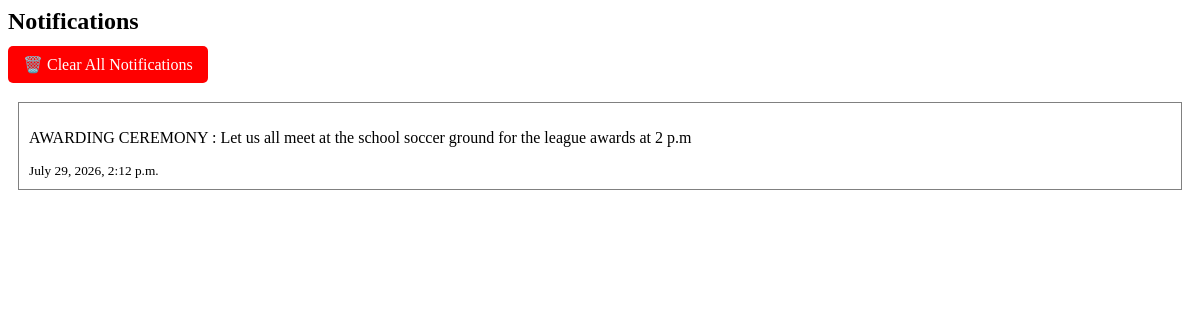
Page /notifications/ (signed in) on the earlier database version.
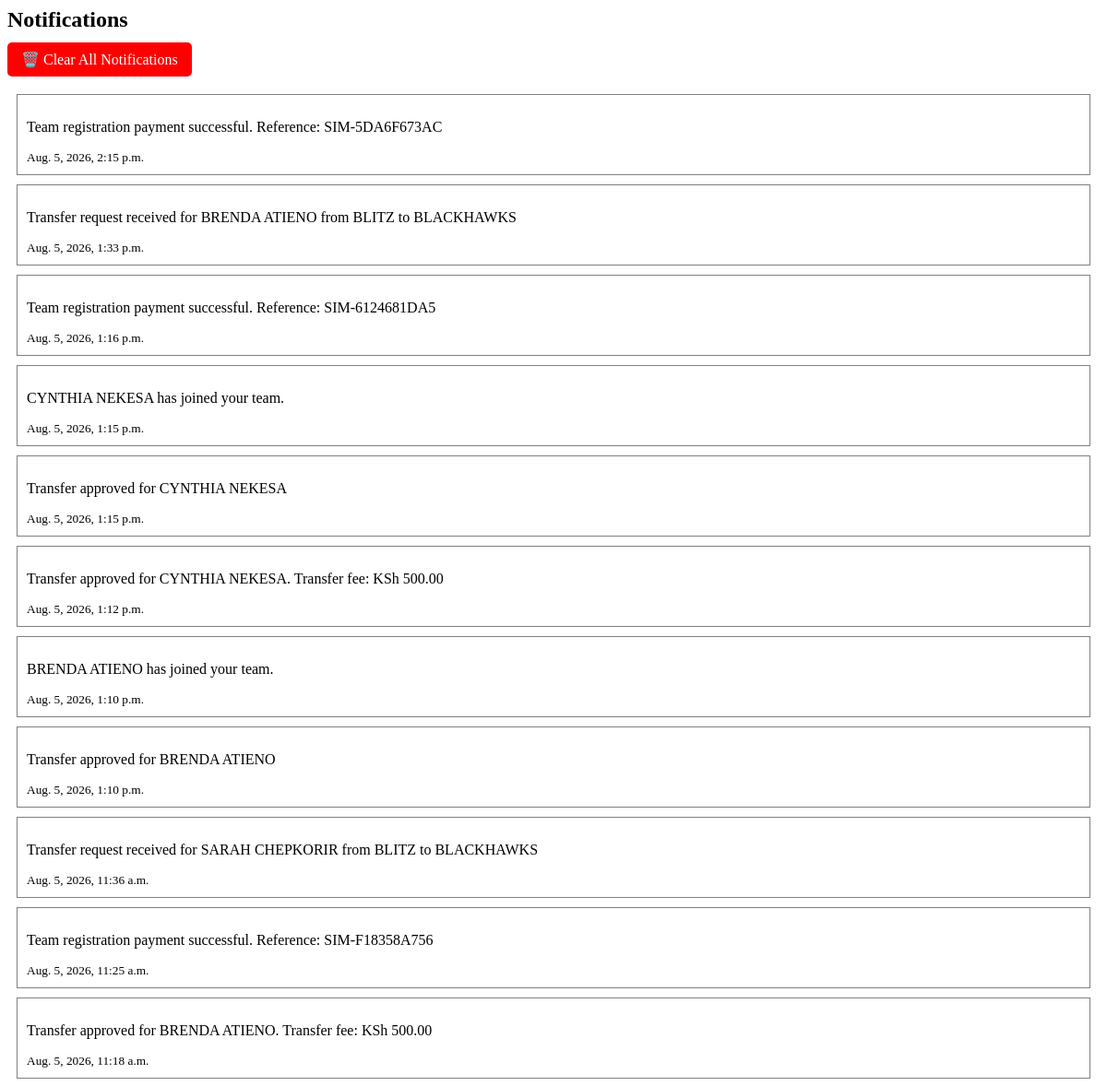
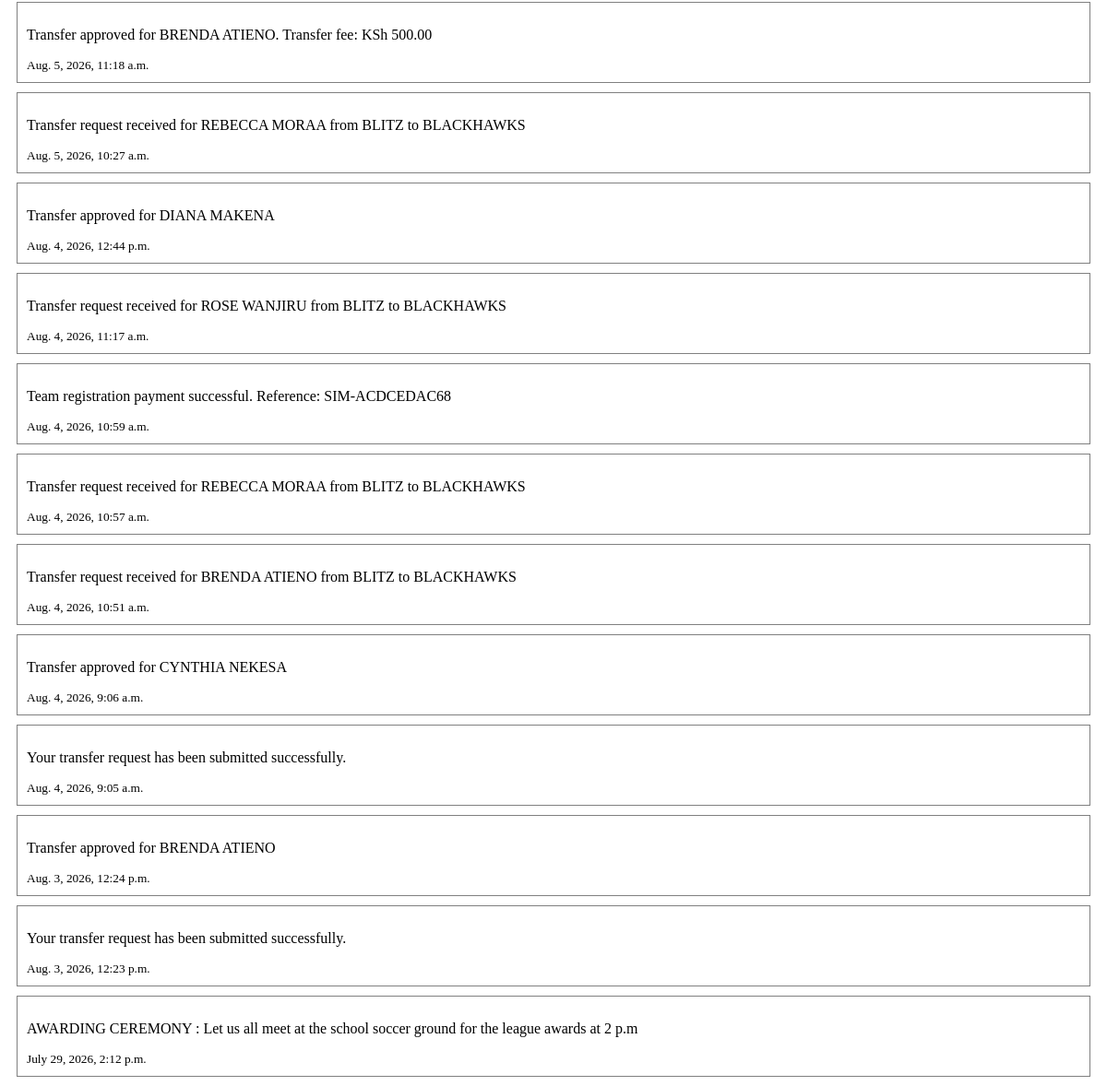
Same page on the later database version (2 pictures, top to bottom).
### notifications/models.py (models this page shows, shortened)
class Notification(models.Model):
    user = models.ForeignKey(
        CustomUser,
        on_delete=models.CASCADE
    )
    message = models.TextField()
    is_read = models.BooleanField(default=False)
    created_at = models.DateTimeField(auto_now_add=True)

### notifications/views.py (the view)
def notifications_page(request):
    notifications = Notification.objects.filter(
        user=request.user
).order_by('-created_at')
    notifications.filter(
        is_read=False
).update(is_read=True)
    unread_count = 0
    context = {
        'notifications': notifications,
        'unread_count': unread_count,
    }
    return render(
        request,
          'notifications/notifications.html',
            context
    )

### notifications/context_processors.py (called while the page is built)
def admin_notifications(request):
    return {
        'unread_notifications':
        AdminNotification.objects.filter(
            is_read=False
        ).count()
    }

### notifications/templates/notifications/notifications.html (shortened to what this page needs)
<h2>Notifications</h2>
<a href="{% url 'clear_all_notifications' %}"
   style="background:red;color:white;padding:10px 15px;border-radius:5px;text-decoration:none;">
   🗑️ Clear All Notifications
</a>
{% for notification in notifications %}
    <div style="border:1px solid gray; padding:10px; margin:10px;">
        <p>{{ notification.message }}</p>
        <small>{{ notification.created_at }}</small>
    </div>
{% empty %}
    <p>No notifications available.</p>
{% endfor %}

Differences in the rows shown:
added Notification: message "Team registration payment successful. Reference: SIM-5DA6F673AC", created_at "Aug. 5, 2026, 2:15 p.m."
added Notification: message "Transfer request received for BRENDA ATIENO from BLITZ to BLACKHAWKS", created_at "Aug. 5, 2026, 1:33 p.m."
added Notification: message "Team registration payment successful. Reference: SIM-6124681DA5", created_at "Aug. 5, 2026, 1:16 p.m."
added Notification: message "CYNTHIA NEKESA has joined your team.", created_at "Aug. 5, 2026, 1:15 p.m."
added Notification: message "Transfer approved for CYNTHIA NEKESA", created_at "Aug. 5, 2026, 1:15 p.m."
added Notification: message "Transfer approved for CYNTHIA NEKESA. Transfer fee: KSh 500.00", created_at "Aug. 5, 2026, 1:12 p.m."
added Notification: message "BRENDA ATIENO has joined your team.", created_at "Aug. 5, 2026, 1:10 p.m."
added Notification: message "Transfer approved for BRENDA ATIENO", created_at "Aug. 5, 2026, 1:10 p.m."
added Notification: message "Transfer request received for SARAH CHEPKORIR from BLITZ to BLACKHAWKS", created_at "Aug. 5, 2026, 11:36 a.m."
added Notification: message "Team registration payment successful. Reference: SIM-F18358A756", created_at "Aug. 5, 2026, 11:25 a.m."
added Notification: message "Transfer approved for BRENDA ATIENO. Transfer fee: KSh 500.00", created_at "Aug. 5, 2026, 11:18 a.m."
added Notification: message "Transfer approved for BRENDA ATIENO. Transfer fee: KSh 500.00", created_at "Aug. 5, 2026, 11:18 a.m."
added Notification: message "Transfer request received for REBECCA MORAA from BLITZ to BLACKHAWKS", created_at "Aug. 5, 2026, 10:27 a.m."
added Notification: message "Transfer approved for DIANA MAKENA", created_at "Aug. 4, 2026, 12:44 p.m."
added Notification: message "Transfer request received for ROSE WANJIRU from BLITZ to BLACKHAWKS", created_at "Aug. 4, 2026, 11:17 a.m."
added Notification: message "Team registration payment successful. Reference: SIM-ACDCEDAC68", created_at "Aug. 4, 2026, 10:59 a.m."
added Notification: message "Transfer request received for REBECCA MORAA from BLITZ to BLACKHAWKS", created_at "Aug. 4, 2026, 10:57 a.m."
added Notification: message "Transfer request received for BRENDA ATIENO from BLITZ to BLACKHAWKS", created_at "Aug. 4, 2026, 10:51 a.m."
added Notification: message "Transfer approved for CYNTHIA NEKESA", created_at "Aug. 4, 2026, 9:06 a.m."
added Notification: message "Your transfer request has been submitted successfully.", created_at "Aug. 4, 2026, 9:05 a.m."
added Notification: message "Transfer approved for BRENDA ATIENO", created_at "Aug. 3, 2026, 12:24 p.m."
added Notification: message "Your transfer request has been submitted successfully.", created_at "Aug. 3, 2026, 12:23 p.m."
